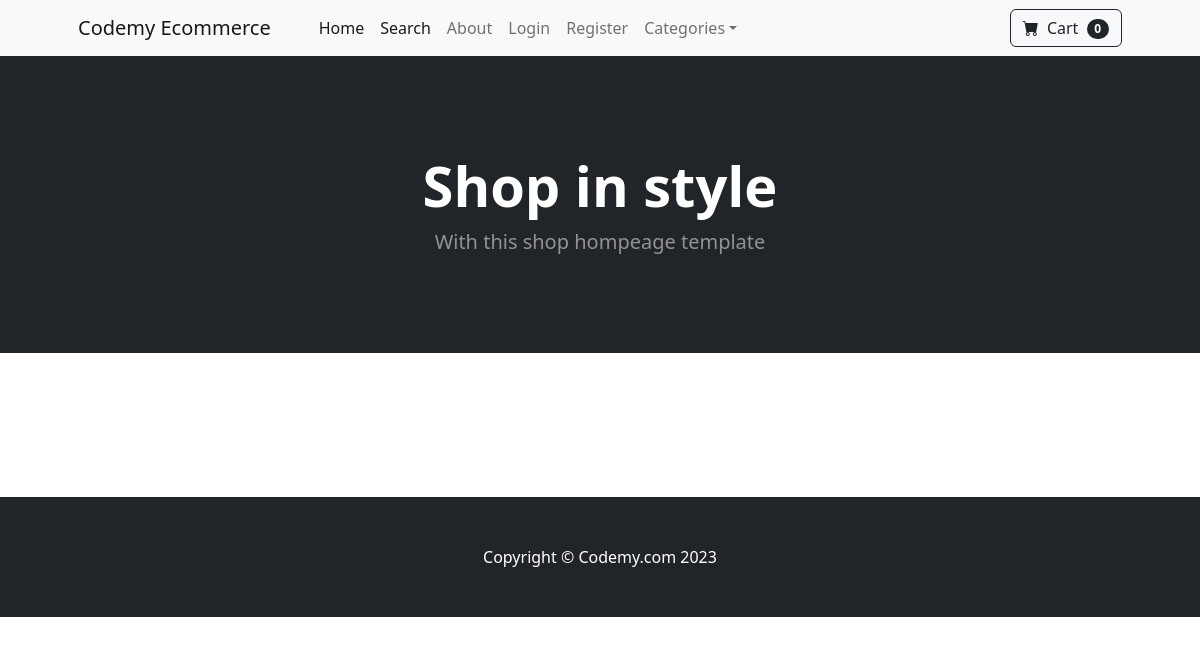
The app's page /, older data.
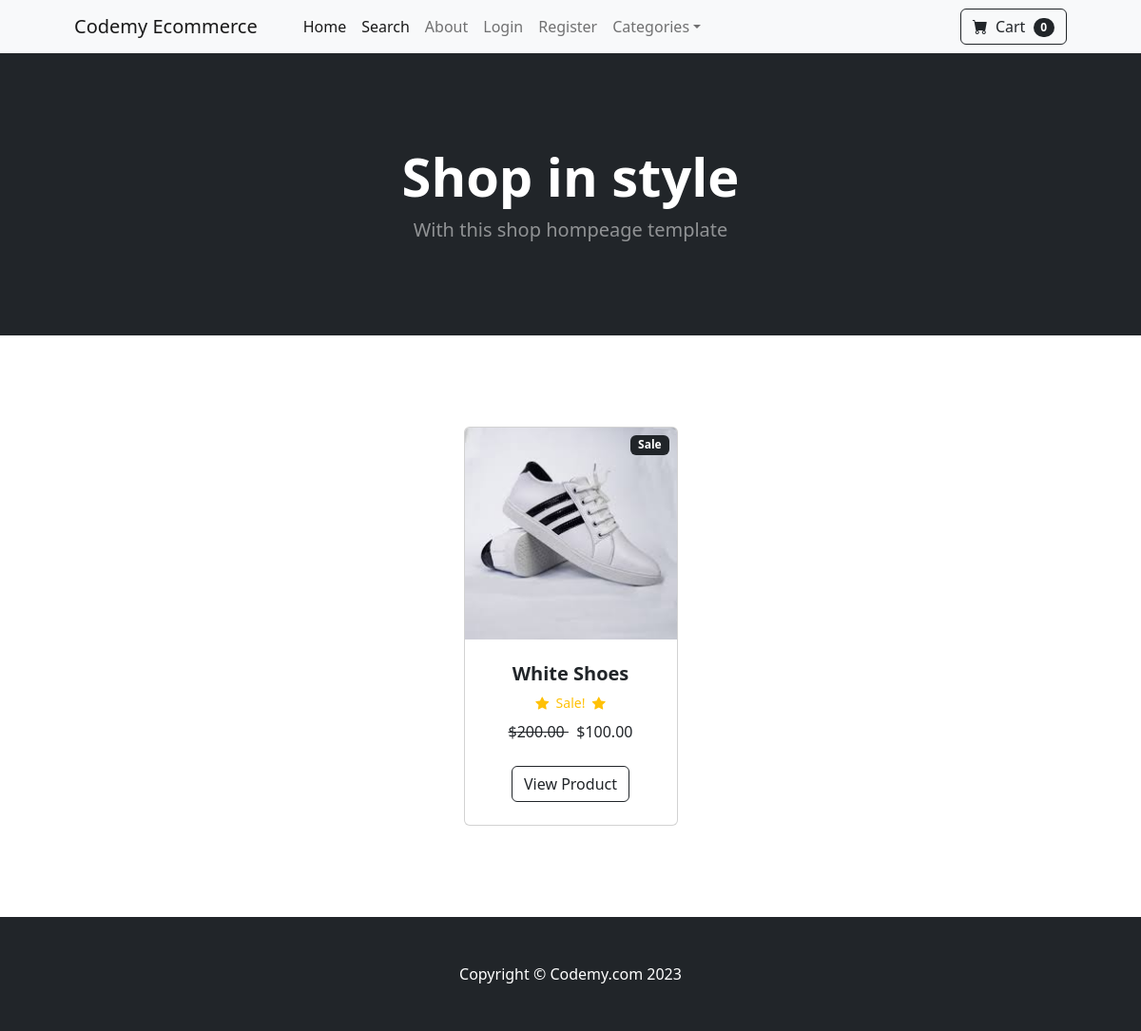
The same page, newer data.
### store/models.py (models this page shows, shortened)
class Product(models.Model):
	name = models.CharField(max_length=100)
	price = models.DecimalField(default=0, decimal_places=2, max_digits=6)
	category = models.ForeignKey(Category, on_delete=models.CASCADE, default=1)
	description = models.CharField(max_length=250, default='', blank=True, null=True)
	image = models.ImageField(upload_to='uploads/product/')
	is_sale = models.BooleanField(default=False)
	sale_price = models.DecimalField(default=0, decimal_places=2, max_digits=6)

### store/views.py (the view)
# urls.py: path('', views.home, name='home'),
def home(request):
	products = Product.objects.all()
	return render(request, 'home.html', {'products':products})

### cart/cart.py (called while the page is built)
	def __len__(self):
		return len(self.cart)

### cart/context_processors.py (called while the page is built)
def cart(request):
	return {'cart': Cart(request)}

### store/templates/home.html (shortened to what this page needs)
{% extends 'base.html' %}
{% block content %}
        <header class="bg-dark py-5">
            <div class="container px-4 px-lg-5 my-5">
                <div class="text-center text-white">
                    <h1 class="display-4 fw-bolder">Shop in style</h1>
                    <p class="lead fw-normal text-white-50 mb-0">With this shop hompeage template</p>
                </div>
            </div>
        </header>
        <section class="py-5">
            <div class="container px-4 px-lg-5 mt-5">
                <div class="row gx-4 gx-lg-5 row-cols-2 row-cols-md-3 row-cols-xl-4 justify-content-center">
                {% for product in products %}
                    {% if product.is_sale %}
                    <div class="col mb-5">
                        <div class="card h-100">
                            <div class="badge bg-dark text-white position-absolute" style="top: 0.5rem; right: 0.5rem">Sale</div>
                            <img class="card-img-top" src="{{ product.image.url }}" alt="..." />
                            <div class="card-body p-4">
                                <div class="text-center">
                                    <h5 class="fw-bolder">{{ product.name }}</h5>
                <div class="d-flex justify-content-center small text-warning mb-2">
                <div class="bi-star-fill"></div>
                &nbsp;&nbsp;Sale!&nbsp;&nbsp;
                <div class="bi-star-fill"></div>
                </div>
                                    <strike>
                                    ${{ product.price }}
                                    </strike>
                                    &nbsp;
                                    ${{ product.sale_price }}
                                </div>
                            </div>
                            <div class="card-footer p-4 pt-0 border-top-0 bg-transparent">
    <div class="text-center">
        <a class="btn btn-outline-dark mt-auto" href="{% url 'product' product.id  %}">View Product</a>
    </div>
                            </div>
                        </div>
                    </div>
                        {% endif %}
                    {% endfor %}
            </div>
        </section>
{% endblock %}

Row changes from the older to the newer data that the page shows:
added Product: image (picture), name "White Shoes", price "200.00", sale_price "100.00"
